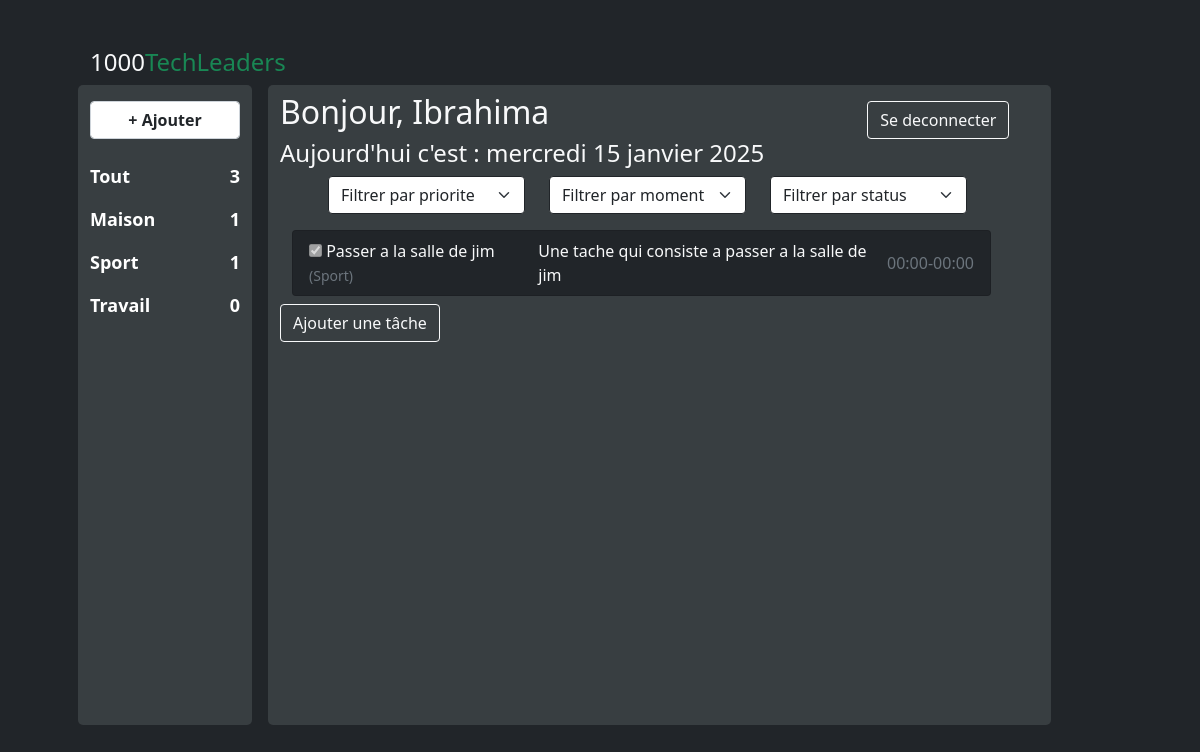
/2/taskCategorie/, run on the app's committed database.
### task/models.py (models this page shows, shortened)
class Categorie(models.Model):
    name = models.CharField(max_length=100, validators=[MinLengthValidator(3)])
    created_at = models.DateTimeField(auto_now_add=True)

class Task(models.Model):
    priority_choice = [
        ('Basse', 'Basse'),
        ('Moyenne', 'Moyenne'),
        ('Haute', 'Haute'),
        ('Maximale', 'Maximale'),
    ]
    categorie = models.ForeignKey(Categorie, on_delete=models.CASCADE, db_index=True)
    title = models.CharField(max_length=100, validators=[MinLengthValidator(3)])
    description = models.TextField(blank=True, null=True)
    start_date = models.DateTimeField()
    end_date = models.DateTimeField()
    priority = models.CharField(max_length=10, choices=priority_choice, default='Basse')
    status = models.BooleanField(default=False)
    class Meta:
        indexes = [
            models.Index(fields=['categorie', 'end_date', 'start_date', 'priority'])
        ]

### task/views.py (the view)
# urls.py: path('<int:pk>/taskCategorie/', taskCategorie, name='task_categorie'),
def taskCategorie(request, pk):
    categories = Categorie.objects.all()
    categorie = Categorie.objects.get(pk=pk)
    tasks = Task.objects.filter(categorie=categorie).order_by('-start_date')
    tasks = trie(request, tasks)
    context = {
        'tasks': tasks,
        'categories': categories,
        'today': timezone.now().date(),
    }
    return render(request, 'index.html', context)

### task/views.py (called while the page is built, shortened)
def trie(request, tasks):
    filter_date = request.GET.get('date')
    priority_task = request.GET.get('priority')
    status_task = request.GET.get('status')
    today = timezone.now().date()
    if priority_task:
        tasks = tasks.filter(priority__iexact=priority_task.capitalize())
    if status_task:
        if status_task == 'termine':
            tasks = tasks.filter(status=True)
        elif status_task == 'nontermine':
            tasks = tasks.filter(status=False)
    return tasks

### task/templates/index.html (shortened to what this page needs)
{% load static %}
<!DOCTYPE html>
<html lang="en">
<head>
    <link rel="stylesheet" href="{% static 'css/style.css' %}" />
    <link rel="stylesheet" href="{% static 'css/bootstrap.min.css' %}" />
    <link rel="stylesheet" href="https://cdn.jsdelivr.net/npm/bootstrap-icons@1.11.3/font/bootstrap-icons.min.css">
</head>
<body class='container bg-dark'>
    <div class="m-5 mt-5 border-light">
        <div class="row">
            <h4 class="text-light">1000<span class="text-success">TechLeaders</span></h4>
            <div class="col-2 colCategorie">
                <button class="form-control fw-bold my-3" type="button" data-bs-toggle="modal"
                    data-bs-target="#exampleModal">+
                    Ajouter</button>
                <a href="{% url "index" %}" class="text-decoration-none bg-dark fw-bold text-white">
                    <div class="row d-flex categorie py-2 align-item-between">
                        <div class="col-7 text-start">Tout</div>
                        <div class="col-5 text-end">{{ categories.count }}</div>
                    </div>
                </a>
                {% for categorie in categories %}
                <a href="{% url "task_categorie" categorie.pk %}" class="text-decoration-none bg-dark fw-bold text-white">
                    <div class="row d-flex categorie py-2 align-item-between">
                        <div class="col-7 text-start">{{ categorie.name|title }}</div>
                        <div class="col-5 text-end">{{ categorie.task_set.count }}</div>
                    </div>
                </a>
                {% endfor %}
            </div>
            <div class="col-9 ms-3 colCategorie">
                <div class="row mt-2 justify-content-between d-flex">
                    <div class="col-9"><h2 class="text-light">Bonjour, Ibrahima</h2></div>
                    <div class="col  d-flex align-items-end">
                        <form action="{% url 'logout' %}" method="post">
                            <button type='submit' class="btn btn-outline-light">Se deconnecter</button>
                        </form>
                    </div>
                </div>
                <h4 class="text-light">Aujourd'hui c'est : {{ today|date:'l d F Y' }}</h4>
                <div class="row container d-flex align-items-center my-2">
                    <div class="row d-flex align-items-end mb-3 justify-content-end">
                        <form method="get" class="row">
                            <div class="col-4">
                                <select name="priority" class="form-select btn-outline-dark" onchange="this.form.submit()">
                                    <option value="">Filtrer par priorite</option>
                                </select>
                            </div>
                            <div class="col-4">
                                <select name="date" class="form-select btn-outline-dark" onchange="this.form.submit()">
                                    <option value="">Filtrer par moment</option>
                                </select>
                            </div>
                            <div class="col-4">
                                <select name="status" class="form-select btn-outline-dark" onchange="this.form.submit()">
                                    <option value="">Filtrer par status</option>
                                </select>
                            </div>
                        </form>
                    </div>
                    <ul class="list-group">
                        {% for task in tasks %}
                        <li class="list-group-item d-flex text-light bg-dark justify-content-between align-items-center">
                            <div class="text-start">
                                <input type="checkbox" {% if task.status %} checked {% endif %} disabled>
                                {{ task.title }} <small class="text-secondary">({{ task.categorie.name }})</small>
                            </div>
                            {{ task.description }}
                            <span class="text-muted">{{ task.start_date|date:"H:i" }}-{{ task.end_date|date:"H:i" }}
                            </span>
                        </li>
                        {% endfor %}
                    </ul>
                </div>
                <button type="button" class="btn btn-outline-light" data-bs-toggle="modal" data-bs-target="#addTask">Ajouter une tâche</button>
            </div>
        </div>
    </div>
</body>
</html>

### task/templates/index.html (style rules this page uses)
.categorie { font-size: large; }
.colCategorie { background-color: #383e41; height: 80vh; border-radius: 5px; }

### data on the page
Categorie: name "Maison", task_set.count "1"
Categorie: name "Sport", task_set.count "1"
Categorie: name "Travail", task_set.count "0"
Task: status "☑", title "Passer a la salle de jim", categorie.name "Sport", description "Une tache qui consiste a passer a la salle de jim", start_date "00:00", end_date "00:00"

### other printed values
{{ categories.count }} "3"
